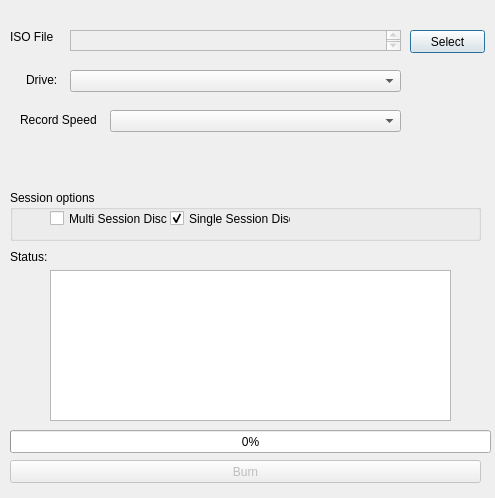
<?xml version="1.0" encoding="UTF-8"?>
<ui version="4.0">
 <class>BurnIsoDialog</class>
 <widget class="QDialog" name="BurnIsoDialog">
  <property name="geometry">
   <rect>
    <x>0</x>
    <y>0</y>
    <width>495</width>
    <height>498</height>
   </rect>
  </property>
  <property name="windowTitle">
   <string>Burn ISO File</string>
  </property>
  <widget class="QLabel" name="IsoFileLabel">
   <property name="geometry">
    <rect>
     <x>10</x>
     <y>30</y>
     <width>47</width>
     <height>13</height>
    </rect>
   </property>
   <property name="text">
    <string>ISO File</string>
   </property>
  </widget>
  <widget class="QTextEdit" name="IsoPath">
   <property name="enabled">
    <bool>false</bool>
   </property>
   <property name="geometry">
    <rect>
     <x>70</x>
     <y>30</y>
     <width>331</width>
     <height>21</height>
    </rect>
   </property>
  </widget>
  <widget class="QPushButton" name="SelectIso">
   <property name="geometry">
    <rect>
     <x>410</x>
     <y>30</y>
     <width>75</width>
     <height>23</height>
    </rect>
   </property>
   <property name="text">
    <string>Select</string>
   </property>
  </widget>
  <widget class="QLabel" name="WritersLabel">
   <property name="geometry">
    <rect>
     <x>26</x>
     <y>70</y>
     <width>41</width>
     <height>20</height>
    </rect>
   </property>
   <property name="text">
    <string>Drive:</string>
   </property>
  </widget>
  <widget class="QComboBox" name="Writers">
   <property name="geometry">
    <rect>
     <x>70</x>
     <y>70</y>
     <width>331</width>
     <height>22</height>
    </rect>
   </property>
  </widget>
  <widget class="QPushButton" name="BurnISO">
   <property name="enabled">
    <bool>false</bool>
   </property>
   <property name="geometry">
    <rect>
     <x>10</x>
     <y>460</y>
     <width>471</width>
     <height>23</height>
    </rect>
   </property>
   <property name="text">
    <string>Burn</string>
   </property>
  </widget>
  <widget class="QLabel" name="StatusLabel">
   <property name="geometry">
    <rect>
     <x>10</x>
     <y>250</y>
     <width>47</width>
     <height>13</height>
    </rect>
   </property>
   <property name="text">
    <string>Status:</string>
   </property>
  </widget>
  <widget class="QTextBrowser" name="StatusBurn">
   <property name="geometry">
    <rect>
     <x>50</x>
     <y>270</y>
     <width>401</width>
     <height>151</height>
    </rect>
   </property>
  </widget>
  <widget class="QGroupBox" name="groupBox">
   <property name="geometry">
    <rect>
     <x>10</x>
     <y>190</y>
     <width>471</width>
     <height>51</height>
    </rect>
   </property>
   <property name="title">
    <string>Session options</string>
   </property>
   <widget class="QCheckBox" name="MultiSession">
    <property name="geometry">
     <rect>
      <x>40</x>
      <y>20</y>
      <width>141</width>
      <height>17</height>
     </rect>
    </property>
    <property name="text">
     <string>Multi Session Disc</string>
    </property>
    <property name="checkable">
     <bool>false</bool>
    </property>
    <property name="autoExclusive">
     <bool>true</bool>
    </property>
   </widget>
   <widget class="QCheckBox" name="SingleSession">
    <property name="geometry">
     <rect>
      <x>160</x>
      <y>20</y>
      <width>121</width>
      <height>17</height>
     </rect>
    </property>
    <property name="text">
     <string>Single Session Disc</string>
    </property>
    <property name="checked">
     <bool>true</bool>
    </property>
    <property name="autoExclusive">
     <bool>true</bool>
    </property>
   </widget>
  </widget>
  <widget class="QProgressBar" name="progressBar">
   <property name="enabled">
    <bool>true</bool>
   </property>
   <property name="geometry">
    <rect>
     <x>10</x>
     <y>430</y>
     <width>481</width>
     <height>23</height>
    </rect>
   </property>
   <property name="value">
    <number>0</number>
   </property>
  </widget>
  <widget class="QLabel" name="RecSpeedLabel">
   <property name="geometry">
    <rect>
     <x>20</x>
     <y>110</y>
     <width>81</width>
     <height>20</height>
    </rect>
   </property>
   <property name="text">
    <string>Record Speed</string>
   </property>
  </widget>
  <widget class="QComboBox" name="RecordSpeed">
   <property name="geometry">
    <rect>
     <x>110</x>
     <y>110</y>
     <width>291</width>
     <height>22</height>
    </rect>
   </property>
  </widget>
 </widget>
 <resources/>
 <connections/>
</ui>
